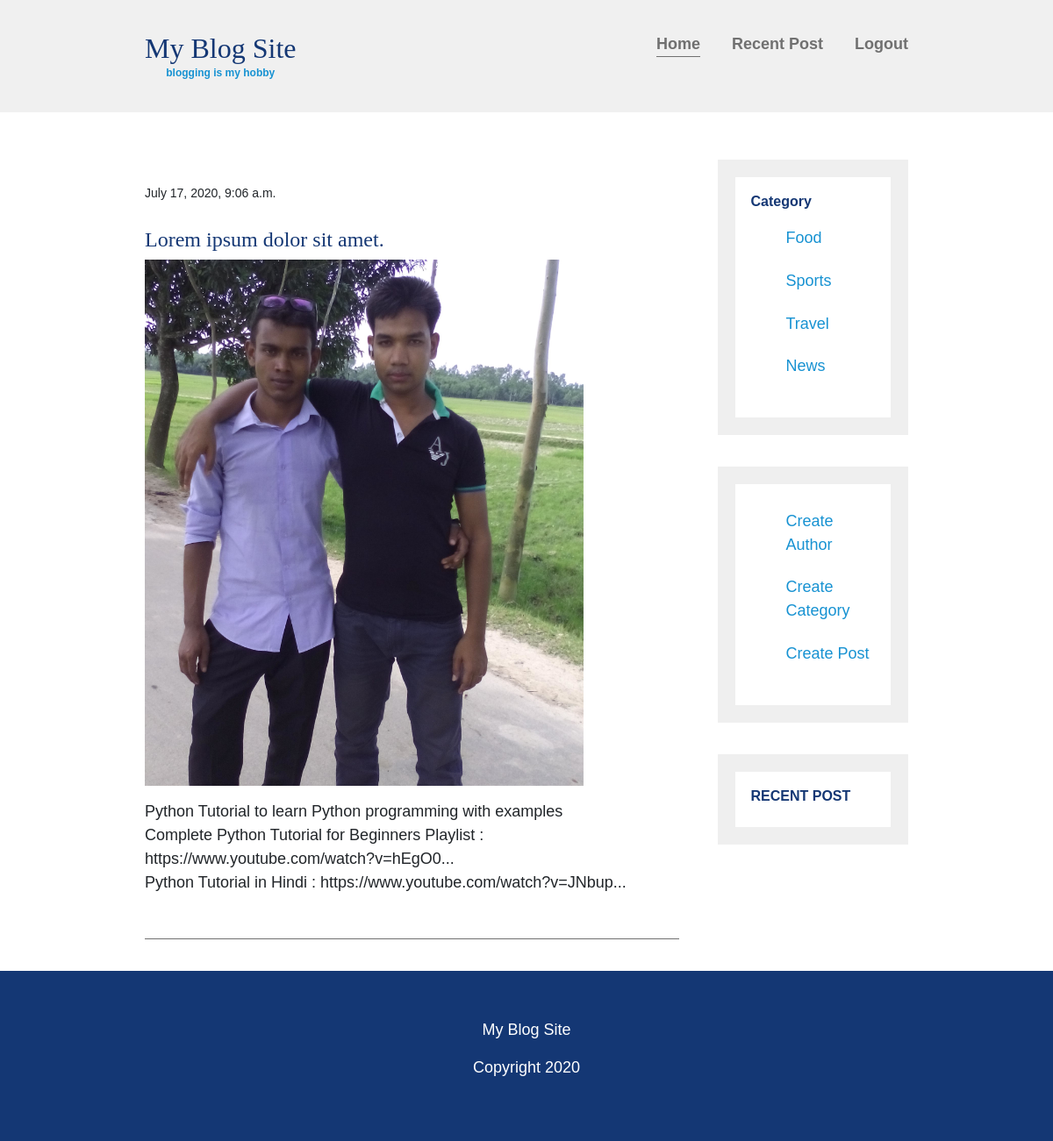
/posts-detail/1 (signed in), run on the app's committed database.
### Blog_app/models.py (models this page shows, shortened)
class Post(models.Model):
    author = models.ForeignKey(User, on_delete=models.CASCADE)
    category = models.ForeignKey(Category, models.CASCADE)
    title = models.CharField(max_length=200)
    post_slug = models.SlugField(max_length=200, unique=True)
    post_img = models.ImageField(upload_to='post_img', null=True, blank=True)
    post_content = models.TextField()
    created_at = models.DateTimeField(auto_now_add=True)
    update_at = models.DateTimeField(auto_now=True)
    class Meta:
        ordering = ['-created_at']

class Category(models.Model):
    title = models.CharField(max_length=50)
    class Meta:
        verbose_name_plural = 'Categories'

### Blog_app/views.py (the view)
# urls.py: path('posts-detail/<int:post_id>', views.detail_post, name='posts-detail'),
def detail_post(request, post_id):
    post = Post.objects.get(pk=post_id)
    categories = Category.objects.all()
    context = {
        'post': post,
        'categories': categories
    }
    return render(request, 'blog/detail_post.html', context)

### templates/blog/detail_post.html (shortened to what this page needs)
{% extends 'base.html' %}
{% block content_block %}
    <article class="article-featured">
          <h2 class="article-title">Lorem ipsum dolor sit amet.</h2>
         {% if post.post_img %}
          <div class="img">
             <img src="{{ post.post_img.url }}" alt="" class="article-image" />
           </div>
         {% endif %}
          <p class="article-info">{{ post.created_at }}</p>
          <p class="article-body">
            {{ post.post_content|linebreaks }}
          </p>
        </article>
{% endblock %}

### templates/sidebar.html (shortened to what this page needs)
{% load custom_filters %}
<aside class="sidebar">
    {% if request.user.is_authenticated %}
        <div class="sidebar-widget">
           <h2 class="widget-title">Category</h2>
          <ul>
            {% for category in categories %}
            <li><a href="{% url 'Blog_app:posts-under-category' cat_id=category.pk %}">{{ category.title }}</a></li>
            {% endfor %}
          </ul>
        </div>
        <div class="sidebar-widget">
          <ul>
            <li><a href="">Create Author</a></li>
            <li><a href="{% url 'Blog_app:create-category' %}">Create Category</a></li>
            <li><a href="{% url 'Blog_app:create-post' %}">Create Post</a></li>
          </ul>
        </div>
        {% endif %}
        <div class="sidebar-widget">
          <h2 class="widget-title">RECENT POST</h2>
        </div>
      </aside>
</div>

### static/resources/css/main.css (style rules this page uses)
body { margin: 0; padding: 0; font-family: "Ubuntu", sans-serif; font-size: 1.125rem; font-weight: 300; }
img { max-width: 100%; display: block; }
h1, h2, h3 { font-family: "Lora", serif; font-weight: 400; color: #143774; margin-top: 0; }
a { color: #1792d2; }
.article-title { font-size: 1.5rem; }
.article-read-more, .article-info { font-size: 0.875rem; }
.article-info { margin: 2em 0; }
.widget-title, .widget-recent-post-title { font-size: 1rem; }
.widget-title { font-family: "Ubuntu", sans-serif; font-weight: 700; }
.article-featured .img { width: 500px; height:600px; }
.article-featured .img img { width: 100%; height: 100%; }
@media (min-width: 675px) { aside { width: 25%; min-width: 200px; margin-left: 1em; } }
.article-featured { border-bottom: #707070 1px solid; padding-bottom: 1em; margin-bottom: 2em; }
@media (min-width: 675px) { .article-image { width: 100%; min-height: 250px; object-fit: cover; } }
@media (min-width: 675px) { .article-featured { display: flex; flex-direction: column; } }
@media (min-width: 675px) { .article-image { order: -2; } }
@media (min-width: 675px) { .article-info { order: -1; } }
.sidebar-widget { border: 20px solid #efefef; margin-bottom: 2em; padding: 1em; }
.sidebar-widget ul { list-style: none; }
.sidebar-widget ul li { display: block; padding: 0.6em 0; }
.sidebar-widget ul li a { text-decoration: none; }

### data on the page
Post: post_img (picture), created_at "July 17, 2020, 9:06 a.m.", post_content "Python Tutorial to learn Python programming with examples Complete Python Tutorial for Beginners Playlist : https://www.youtube.com/watch?v=hEgO0... Python Tutorial in Hindi : https://www.youtube.com/watch?v=JNbup..."
Category: title "Food"
Category: title "Sports"
Category: title "Travel"
Category: title "News"
